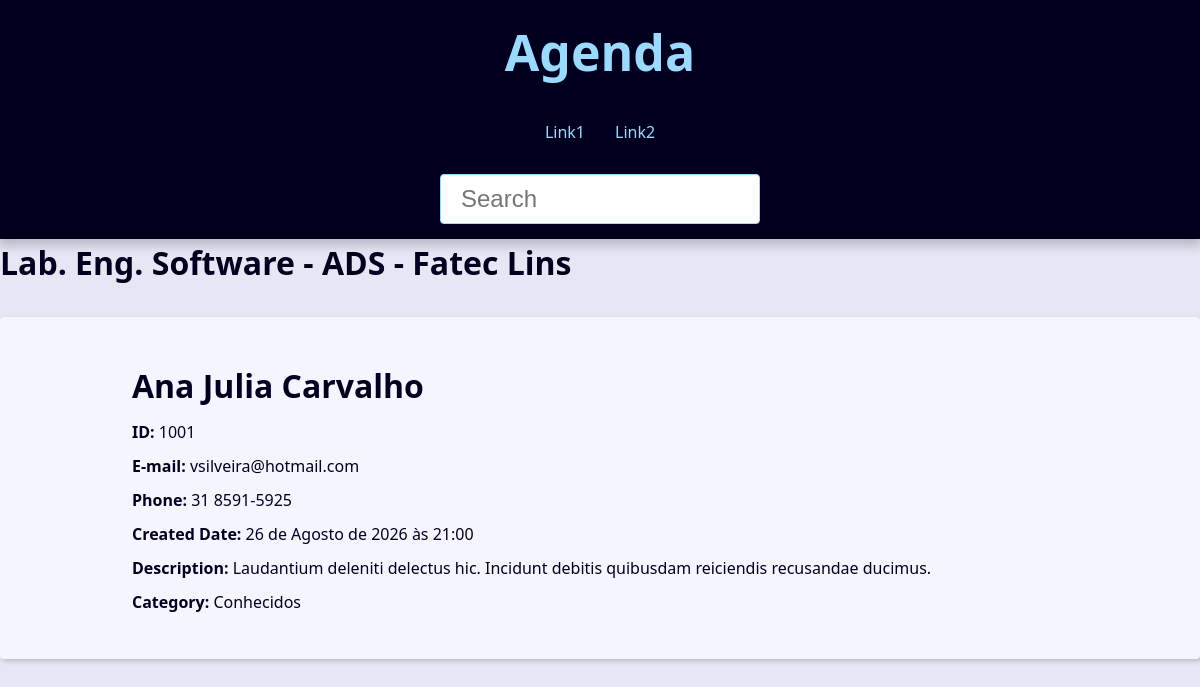
The app's page /1001/ with its own data.
### contact/models.py (models this page shows, shortened)
class Contact(models.Model):
    first_name = models.CharField(max_length=50)
    last_name = models.CharField(max_length=50, blank=True)
    phone = models.CharField(max_length=50)
    email = models.EmailField(max_length=254, blank=True)
    created_date = models.DateTimeField(default=timezone.now)
    description = models.TextField(blank=True)
    show = models.BooleanField(default=True)
    picture = models.ImageField(blank=True, upload_to='pictures/%Y/%m/')
    category = models.ForeignKey(
        Category, on_delete=models.SET_NULL,
        blank=True, null=True
    )
    owner = models.ForeignKey(
        User,
        on_delete=models.SET_NULL,
        blank=True, null=True
    )
    class Meta:
        verbose_name = 'Contato'
        verbose_name_plural = 'Contatos'

class Category(models.Model):
    name = models.CharField(max_length=50)
    class Meta:
        verbose_name = 'Categoria'
        verbose_name_plural = 'Categorias'

### contact/views/contact_views.py (the view)
# urls.py: path('<int:contact_id>/', views.contact, name='contact'),
def contact(request, contact_id):
    single_contact = get_object_or_404(
        Contact.objects, pk=contact_id, show=True
    )
    context = {
        'contact': single_contact,
    }
    return render(
        request,
        'contact/contact.html',
        context
    )

### contact/templates/contact/contact.html
{% extends 'global/base.html' %}
{% block content %}
    <div class="single-contact">
        <h1 class="single-contact-name">
            {{ contact.first_name }} {{ contact.last_name }}
        </h1>
        <p><b>ID:</b> {{ contact.id }}</p>
        <p><b>E-mail:</b> {{ contact.email }}</p>
        <p><b>Phone:</b> {{ contact.phone }}</p>
        <p><b>Created Date:</b> {{ contact.created_date }}</p>
        <p><b>Description:</b> {{ contact.description }}</p>
        <p><b>Category:</b> {{ contact.category.name }}</p>
    </div>
{% endblock content %}

### base_static/global/css/style.css (style rules this page uses)
:root { --spacing: 1.5rem; --link-dark-color: rgb(0, 83, 134); --link-light-color: rgb(156, 217, 255); --clr-white: rgb(245, 245, 255); --clr-black: rgb(0, 0, 30); --clr-light-gray: rgb(230, 230, 245); --clr-dark-shadow-5: rgba(0, 0, 10, 5%); --clr-dark-shadow-10: rgba(0, 0, 10, 10%); --clr-dark-shadow-20: rgba(0, 0, 10, 20%); --clr-light-shadow-5: rgba(200, 200, 255, 5%); --clr-light-shadow-10: rgba(200, 200, 255, 10%); --clr-light-shadow-20: rgba(200, 200, 255, 20%); --main-page-width: 120rem; --table-min-width: 60rem; --biggest-font-size: 5rem; --bigger-font-size: 4rem; --big-font-size: 3.2rem; --medium-font-size: 2.4rem; --small-font-size: 1.6rem; --smaller-font-size: 1.4rem; --smallest-font-size: 1.2rem; --transition-fast: 300ms; --transition-medium: 600ms; --transition-slow: 1s; --default-border-radius: 4px; }
*, *::before, *::after { margin: 0; padding: 0; box-sizing: border-box; }
html { font-size: 62.5%; }
body { font-family: system-ui, -apple-system, BlinkMacSystemFont, 'Segoe UI', Roboto, Oxygen, Ubuntu, Cantarell, 'Open Sans', 'Helvetica Neue', sans-serif; line-height: 1.5; font-size: var(--small-font-size); color: var(--clr-black); -webkit-font-smoothing: antialiased; background: var(--clr-light-gray); }
@media (min-width: 600px) { .single-contact { max-width: 80%; margin: calc(var(--spacing) * 2) auto; } }
.single-contact h1 { margin: 1rem 0; }
.single-contact p { margin: 1rem 0; }

### records on screen
Contact: first_name "Ana", last_name "Julia Carvalho", id "1001", email "vsilveira@hotmail.com", phone "31 8591-5925", created_date "26 de Agosto de 2026 às 21:00", description "Laudantium deleniti delectus hic. Incidunt debitis quibusdam reiciendis recusandae ducimus.", category.name "Conhecidos"
